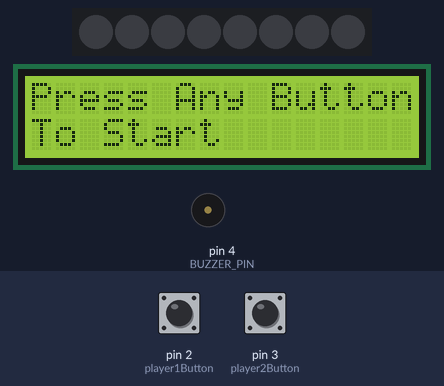
Simulated run of this sketch. Board: Arduino Uno, built with avr-gcc and run on an emulated ATmega328P. On the bench: 8 RGB LEDs in strip order, left to right, 16×2 character LCD, buzzer (waves = sounding). The inputs (shaded band) are chosen by the test bench; at power-on: pin 2 (player1Button) LOW, pin 3 (player2Button) LOW. Random numbers use the default seed unless the sketch sets one.

Above: at 1.2 s.
1.3 s: pin 2 (player1Button) pulled HIGH for 0.15 s
At 3.7 s:
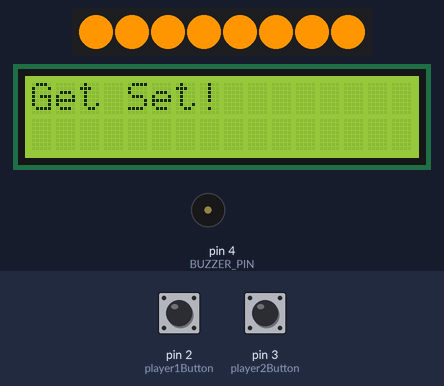
4.4 s: pin 3 (player2Button) pulled HIGH for 0.15 s
At 6.6 s:
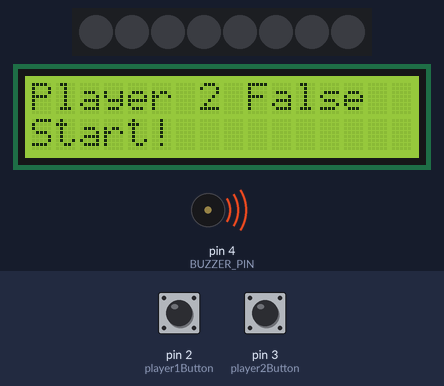
6.8 s: pin 3 (player2Button) pulled HIGH for 3.2 s
At 11.1 s:
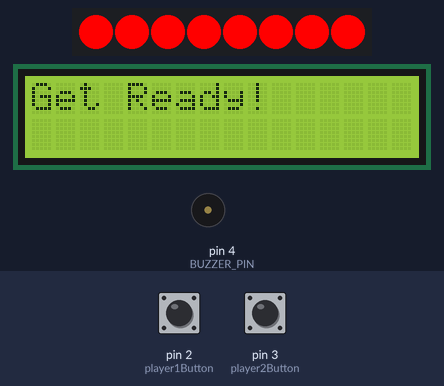
12.9 s: pin 2 (player1Button) pulled HIGH for 1 s
At 13.07 s:
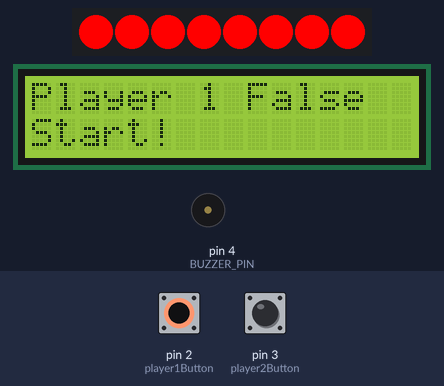
15.4 s: pin 2 (player1Button) pulled HIGH for 3.2 s
At 24.2 s:
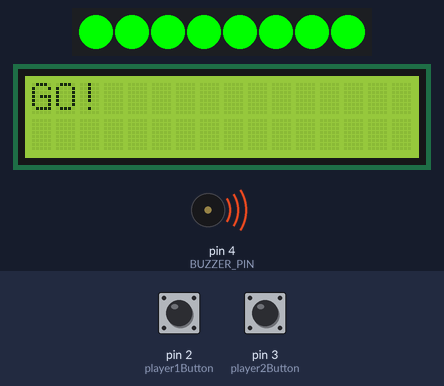
24.4 s: pin 2 (player1Button) driven HIGH and pin 3 (player2Button) driven HIGH
At 24.8 s:
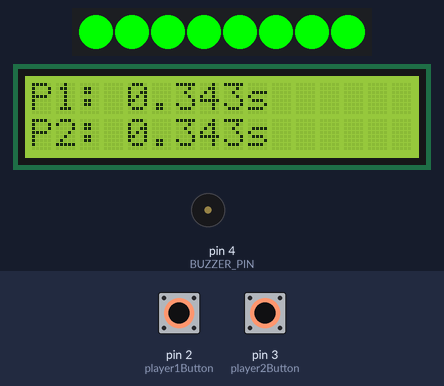
Timing chart, 0 to 28.4 s (numbered marks = the images above; inputs shaded):
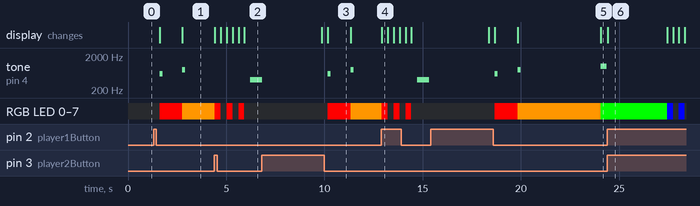

The sketch:

reaction.ino
```cpp
#include <Adafruit_NeoPixel.h>
#include <Wire.h>
#include <LiquidCrystal_I2C.h>

// WS2812B Setup
#define LED_PIN    6
#define LED_COUNT  8
Adafruit_NeoPixel strip(LED_COUNT, LED_PIN, NEO_GRB + NEO_KHZ800);

// I2C LCD Setup
LiquidCrystal_I2C lcd(0x27, 16, 2);

// Button Pins
const int player1Button = 2;
const int player2Button = 3;

// Buzzer Pin
#define BUZZER_PIN 4

// Timing Variables
long ranDelay = 0;
unsigned long startMillis;
unsigned long player1Time = 0;
unsigned long player2Time = 0;
bool gameStarted = false;

void setup() {
  Serial.begin(9600);
  pinMode(player1Button, INPUT);
  pinMode(player2Button, INPUT);
  pinMode(BUZZER_PIN, OUTPUT);

  strip.begin();
  strip.show();

  lcd.init();
  lcd.backlight();
  lcd.setCursor(0, 0);
  lcd.print("Reaction Timer");
}

void loop() {
  resetState();
  lcd.clear();
  lcd.setCursor(0, 0);
  lcd.print("Press Any Button");
  lcd.setCursor(0, 1);
  lcd.print("To Start");

  waitForAnyPlayerPress();

  lcd.clear();
  lcd.print("Get Ready!");
  setStripColor(255, 0, 0); // RED
  quietBeep(600, 150);
  delay(1000);

  lcd.clear();
  lcd.print("Get Set!");
  setStripColor(255, 150, 0); // YELLOW
  quietBeep(800, 150);
  delay(1000);

  ranDelay = random(1000, 5000);
  startMillis = millis();
  while (millis() - startMillis < ranDelay) {
    if (digitalRead(player1Button) == HIGH) {
      falseStart(1);
      return;
    }
    if (digitalRead(player2Button) == HIGH) {
      falseStart(2);
      return;
    }
  }

  lcd.clear();
  lcd.print("GO!");
  setStripColor(0, 255, 0); // GREEN
  gameStarted = true;
  startMillis = millis();
  quietBeep(1000, 300);

  while (!player1Time || !player2Time) {
    if (digitalRead(player1Button) == HIGH && !player1Time) {
      player1Time = millis() - startMillis;
    }
    if (digitalRead(player2Button) == HIGH && !player2Time) {
      player2Time = millis() - startMillis;
    }
  }

  lcd.clear();
  lcd.setCursor(0, 0);
  lcd.print("P1: ");
  lcd.print(player1Time / 1000.0, 3);
  lcd.print("s");

  lcd.setCursor(0, 1);
  lcd.print("P2: ");
  lcd.print(player2Time / 1000.0, 3);
  lcd.print("s");

  delay(3000);
  showWinner();
}

void waitForAnyPlayerPress() {
  while (digitalRead(player1Button) == 0 && digitalRead(player2Button) == 0) {
    // Wait for player to start
  }
  delay(300);
}

void falseStart(int player) {
  lcd.clear();
  lcd.setCursor(0, 0);
  lcd.print("Player ");
  lcd.print(player);
  lcd.print(" False");
  lcd.setCursor(0, 1);
  lcd.print("Start!");
  flashStripColor(255, 0, 0); // RED FLASH
  quietBeep(400, 600);
  delay(3000);
}

void showWinner() {
  lcd.clear();
  lcd.setCursor(0, 0);

  if (player1Time < player2Time) {
    lcd.print("Player 1 Wins!");
    winnerAnimation(1);
  } else if (player2Time < player1Time) {
    lcd.print("Player 2 Wins!");
    winnerAnimation(2);
  } else {
    lcd.print("It's a Tie!");
    flashStripColor(0, 0, 255);
  }

  delay(3000);
}

void winnerAnimation(int player) {
  uint32_t color;
  if (player == 1)
    color = strip.Color(0, 0, 255); // BLUE for Player 1
  else
    color = strip.Color(255, 0, 255); // PURPLE for Player 2

  for (int cycle = 0; cycle < 3; cycle++) {
    // Wipe forward
    for (int i = 0; i < LED_COUNT; i++) {
      strip.setPixelColor(i, color);
      strip.show();
      delay(75);
    }
    // Wipe backward
    for (int i = LED_COUNT - 1; i >= 0; i--) {
      strip.setPixelColor(i, 0);
      strip.show();
      delay(75);
    }
  }

  // Final flash celebration
  for (int j = 0; j < 3; j++) {
    setStripColor((player == 1) ? 0 : 255, 0, (player == 1) ? 255 : 0);
    delay(200);
    clearStrip();
    delay(200);
  }
}

void setStripColor(uint8_t r, uint8_t g, uint8_t b) {
  for (int i = 0; i < LED_COUNT; i++) {
    strip.setPixelColor(i, strip.Color(r, g, b));
  }
  strip.show();
}

void flashStripColor(uint8_t r, uint8_t g, uint8_t b) {
  for (int i = 0; i < 3; i++) {
    setStripColor(r, g, b);
    delay(300);
    clearStrip();
    delay(300);
  }
}

void clearStrip() {
  setStripColor(0, 0, 0);
}

void resetState() {
  player1Time = 0;
  player2Time = 0;
  gameStarted = false;
  clearStrip();
}

void quietBeep(int frequency, int duration) {
  tone(BUZZER_PIN, frequency);
  delay(duration);
  noTone(BUZZER_PIN);
}
```

Measured:
- after the input at 1.3 s, tone on pin 4 (BUZZER_PIN): silent → 600 Hz after 0.31 s, → silent 0.15 s later, → 800 Hz 1.0 s later, → silent 0.15 s later; RGB LED 0–7: off → RGB(255, 0, 0) after 0.31 s, → RGB(255, 150, 0) 1.2 s later; the display: first changes after 0.31 s (image 1 shows a later state)
- after the input at 12.9 s, tone on pin 4 (BUZZER_PIN): silent → 400 Hz after 1.8 s, → silent 0.60 s later; RGB LED 0–7: alternates RGB(255, 0, 0) for 0.30 s and off for 0.30 s, 6 changes in all, then stays off, starting at once; the display: changes at once (image 4)
- after the input at 15.4 s, tone on pin 4 (BUZZER_PIN): plays 600 Hz for 0.15 s, 800 Hz for 0.15 s, 1000 Hz for 0.30 s, starting after 3.3 s
- after the input at 24.4 s, RGB LED 0–7: alternates RGB(0, 0, 255) for 0.30 s and off for 0.30 s, starting after 3.0 s; the display: changes at once (image 6)
- what the display in image 3 shows lasts 1.1 s, from 10.2 s to 11.3 s
